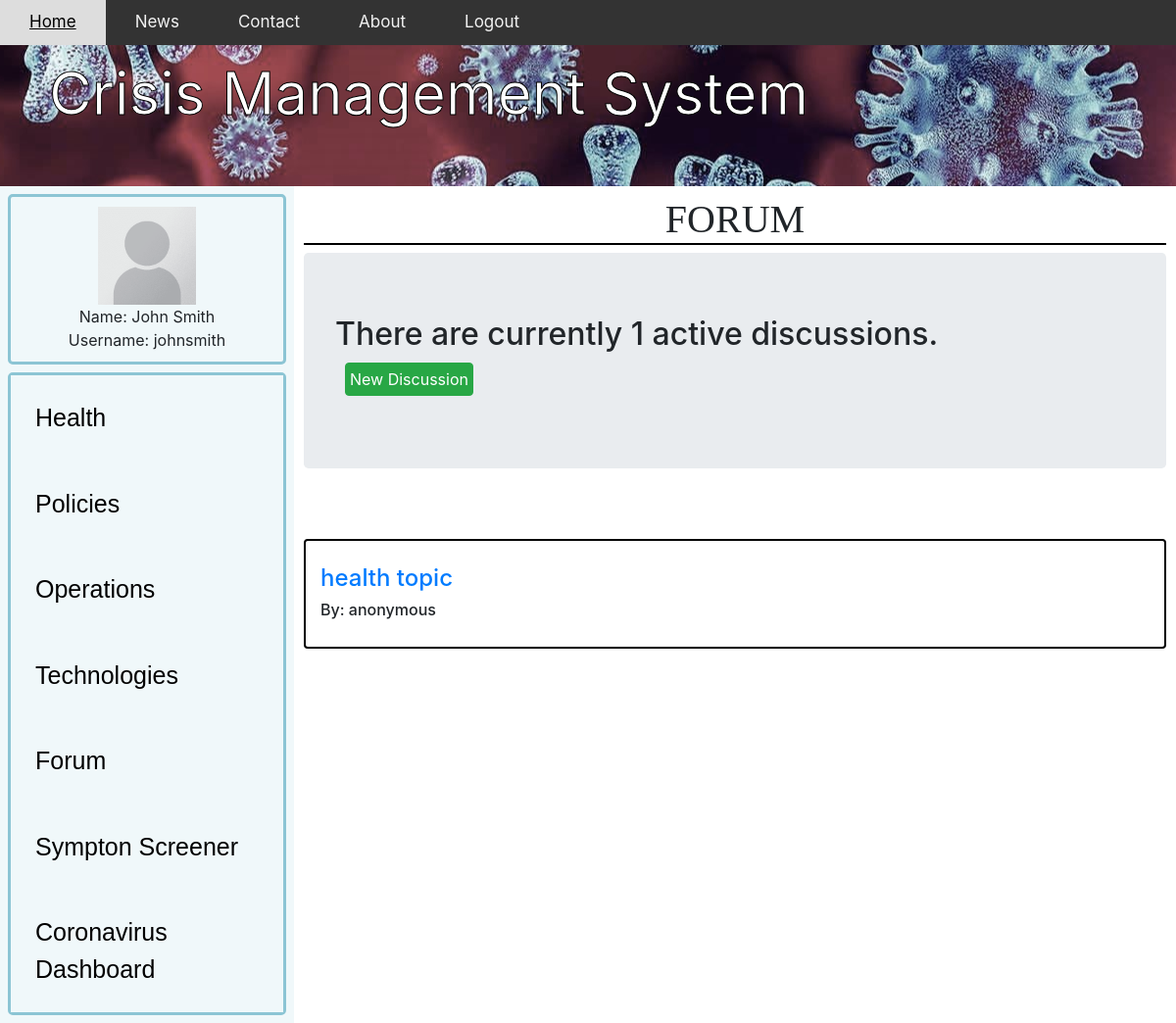
The page /forumHome/ (signed in) on the database as committed earlier.
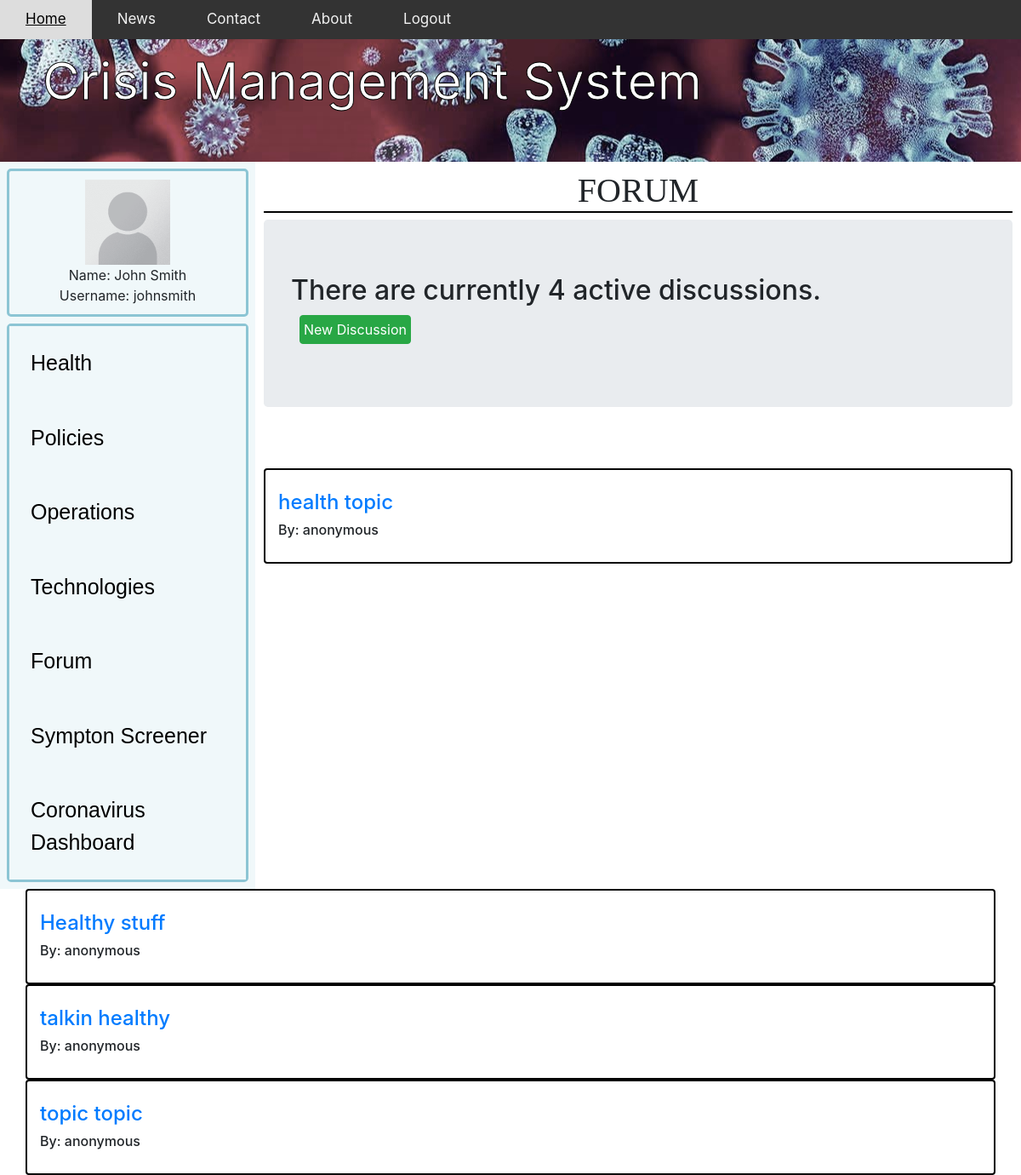
The same page on the database as committed later.
### app/models.py (models this page shows, shortened)
class forum(models.Model):
    name=models.CharField(max_length=200,default="anonymous" )
    topic= models.CharField(max_length=300, unique=True)
    section = models.CharField(max_length=12)
    description = models.CharField(max_length=1000,blank=True)
    date_created=models.DateTimeField(auto_now_add=True,null=True)
    likeCount = models.IntegerField(default=0)
    dislikeCount = models.IntegerField(default=0)

### app/views.py (the view)
# urls.py: path('forumHome/',forumHome,name='forumHome'),
@login_required
def forumHome(request):
    forums=forum.objects.filter(section="Health")
    count=forums.count()
    discussions=[]
    for i in forums:
        discussions.append(i.discussion_set.all())
    context={'forums':forums,
              'count':count,
              'discussions':discussions}
    return render(request,'forumHome.html',context)

### app/templates/forumHome.html (shortened to what this page needs)
{% extends "app/base2.html" %}
{% load static %}
{% block content %}
<!DOCTYPE html>
<html lang="en">
<head>
    <body>
		<h1>{{section}} Forum</h1>
	</body>
    <link rel="stylesheet" href="https://stackpath.bootstrapcdn.com/bootstrap/4.5.0/css/bootstrap.min.css"0>
</head>
<body>
        <h2 class="jumbotron">
            There are currently {{count}} active {{section}} discussions.
            <form method="POST" action="{% url 'addInForum' %}">
            <button class="btn btn-success" style="width:fit-content; padding: 4px; margin:10px;">New Discussion</button>
            </form>
        </h2>
            <div class="card-columns" style="padding: 10px; margin: 20px;"></div>
            {%for forum in forums %}
                <div class="card box container">
                    <br>
                    <h6 class="card-title">
                        <a href='forumDiscussion/?topic={{forum.topic}}'><h4>{{forum.topic}}</h4></a>
                        <p> By: {{forum.name}}</p>
                        </h6>
                        </div>
                </div>
                </div>
            {%endfor%}
</body>
</html>
{%endblock%}

### app/templates/app/base2.html (shortened to what this page needs)
{% load static %}
<!DOCTYPE html>
<html>
	<head>
		<link rel="stylesheet" type="text/css" href="{% static 'css/main.css'%}">
	</head>
    <body>
        <div class="topnav">
            <a class="active" href="#home" onclick="location.href='/'">Home</a>
            <a href="#news" onclick="location.href='location.com'">News</a>
            <a href="#contact" onclick="location.href='/contact'">Contact</a>
            <a href="#about" onclick="location.href='location.com'">About</a>
            {% if request.user.is_authenticated %}
            <a href="{% url 'logout' %}">Logout</a>
            {% else %}
            <a href="#Login" onclick="location.href='/accounts/login'">Login</a>
            {% endif %}
        </div>
        <header>Crisis Management System</header>
        <div class="homecolumn left">
            <div class="homerow top">
                <section>
                <img src="{% static 'app/images/blank.png' %}" width="100" height="100">
                <br>Name: John Smith
                <br>Username: johnsmith
                </section>
            </div>
            <div class="homerow bottom">
                <button onclick="location.href='/health'" class="homebutton">
                    Health</button>
                <button onclick="location.href='/policies'" class="homebutton">
                    Policies</button>
                <button onclick="location.href='/operation'" class="homebutton">
                    Operations</button>
                <button onclick="location.href='/technologies'" class="homebutton">
                    Technologies</button>
                <button onclick="location.href='/forumMain'" class="homebutton">
                    Forum</button>
                <button onclick="location.href='/symptom'" class="homebutton">
                    Sympton Screener</button>
                <button onclick="location.href='/dashboard'" class="homebutton">
                    Coronavirus Dashboard</button>
            </div>
        </div>
        <div class="homecolumn right">
            <div class="homerow full">
                {% block content %}{% endblock %}
    </body>
</html>

### app/static/css/main.css (style rules this page uses)
.topnav { background-color: #333; overflow: hidden; position: fixed; width: 100%; }
.topnav a { float: left; color: #f2f2f2; text-align: center; padding: 10px 30px; text-decoration: none; font-size: 17px; }
h1 { font-size: 32px; text-align: center; font-family: serif; font-weight: bold; text-transform: uppercase; }
h1:after { content:' '; display:block; border: 1px solid black; }
body { margin: 0; padding: 0; }
.homebutton { border: none; color: black; padding: 25px; text-align: left; font-size: 25px; font-family: 'Trebuchet MS', sans-serif; cursor: pointer; display: block; width: 100%; background-color: #f0f8fa; }
header { -webkit-text-stroke-width: 1px; -webkit-text-stroke-color: black; background-image: url("covid.jpg"); overflow: hidden; margin-left: auto; margin-right: auto; background-position: center; background-repeat: no-repeat; padding: 50px; color: white; font-size: 60px; }
.homerow { float: top; }
.top { height: 25%; border: 3px solid #8cc5d4; border-radius: 5px; text-align: center; margin: 8px; padding: 10px }
.bottom { height: 75%; border: 3px solid #8cc5d4; border-radius: 5px; margin: 8px; }
.full { height: 100%; margin: 10px; }
.homecolumn { float: left; border: 10px; }
.left { width: 25%; background: #f0f8fa; }
.right { width: 75%; }

### app/templates/forumHome.html (style rules this page uses)
.box { border: 2px solid black; margin: 0 auto; }

Rows that differ between the two databases and show on the page:
added forum: topic "Healthy stuff", name "anonymous"
added forum: topic "talkin healthy", name "anonymous"
added forum: topic "topic topic", name "anonymous"
Other text that changed with them:
{{ count }}: "1" → "4"
